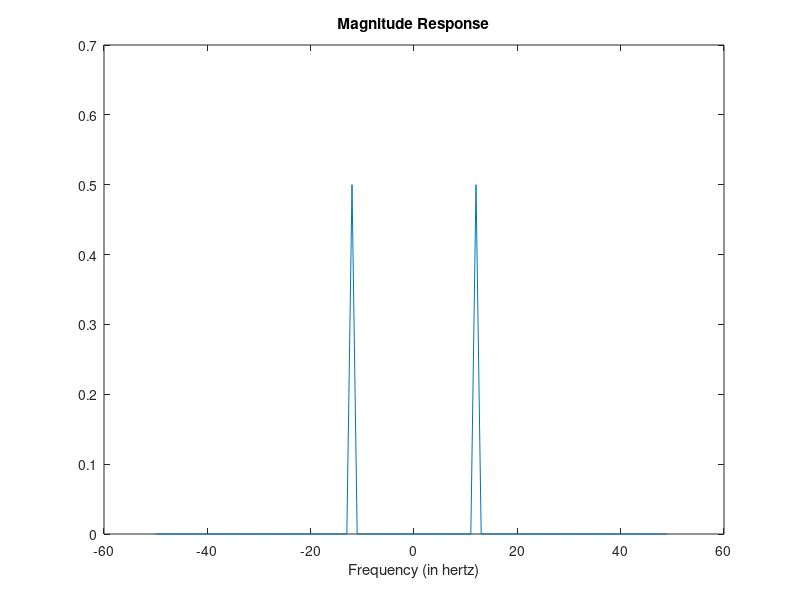

Recreate this plot in MATLAB.
% Time specifications:
Fs = 100;                      % samples per second
dt = 1/Fs;                     % seconds per sample
StopTime = 1;                  % seconds
t = (0:dt:StopTime-dt)';
N = size(t,1);
% Sine wave:
Fc = 12;                       % hertz
x = cos(2*pi*Fc*t);
% Fourier Transform:
X = fftshift(fft(x));
% Frequency specifications:
dF = Fs/N;                      % hertz
f = -Fs/2:dF:Fs/2-dF;           % hertz
% Plot the spectrum:
figure;
plot(f,abs(X)/N);
xlabel('Frequency (in hertz)');
title('Magnitude Response');